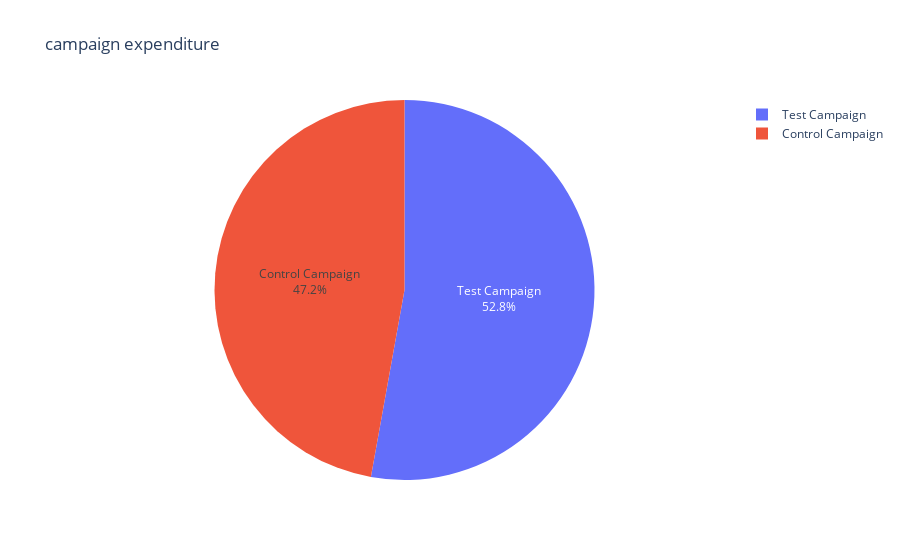

Notebook source saved alongside this figure:
### Code cell
# Plot a pie chart to visualize the campaign expenditure

pie_chart = px.pie(campaign_grouped, values='Total Spent', names='Campaign Name',
                   title='campaign expenditure', hole=0,
                   hover_data=['Total Spent'])

pie_chart.update_traces(textposition='inside', textinfo='percent+label')
pie_chart.show()

### Figure 1 — Plotly figure (JSON) as saved in the notebook; plotly's stock layout.template omitted (floating-point values rounded to 4 significant figures)
{"data": [{"customdata": [[68653], [76892]], "domain": {"x": [0, 1], "y": [0, 1]}, "hole": 0, "hovertemplate": "Campaign Name=%{label}<br>Total Spent=%{customdata[0]}<extra></extra>", "labels": ["Control Campaign", "Test Campaign"], "legendgroup": "", "name": "", "showlegend": true, "textinfo": "percent+label", "textposition": "inside", "type": "pie", "values": [68653, 76892]}], "layout": {"legend": {"tracegroupgap": 0}, "title": {"text": "campaign expenditure"}}}
